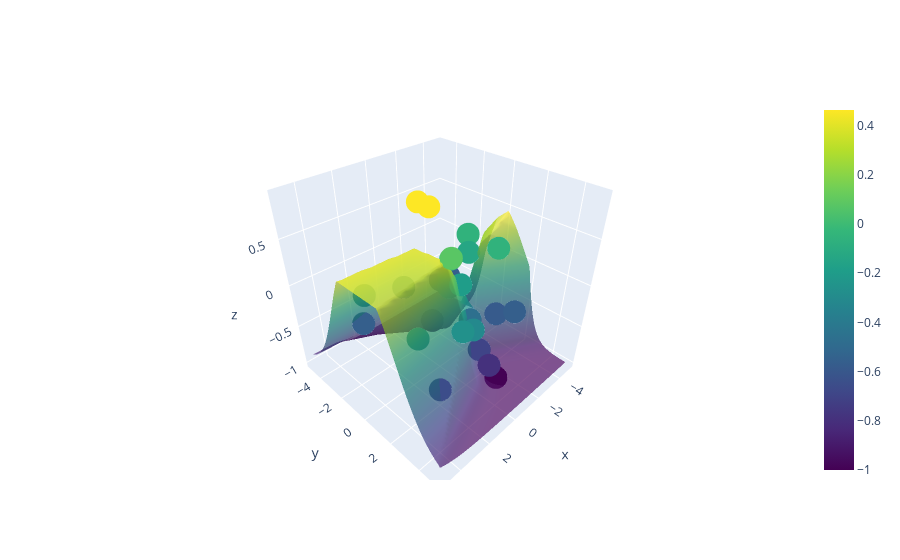

Write notebook code for a chart like this one.
### Markdown cell above
Open your TensorBoard window and click the refresh button. You should see a graph for both the training and the validation loss.

We can also check the response of our MLP.

### Code cell
show_mlp_response_3d(mlp_1hl, x_val, y_val)
